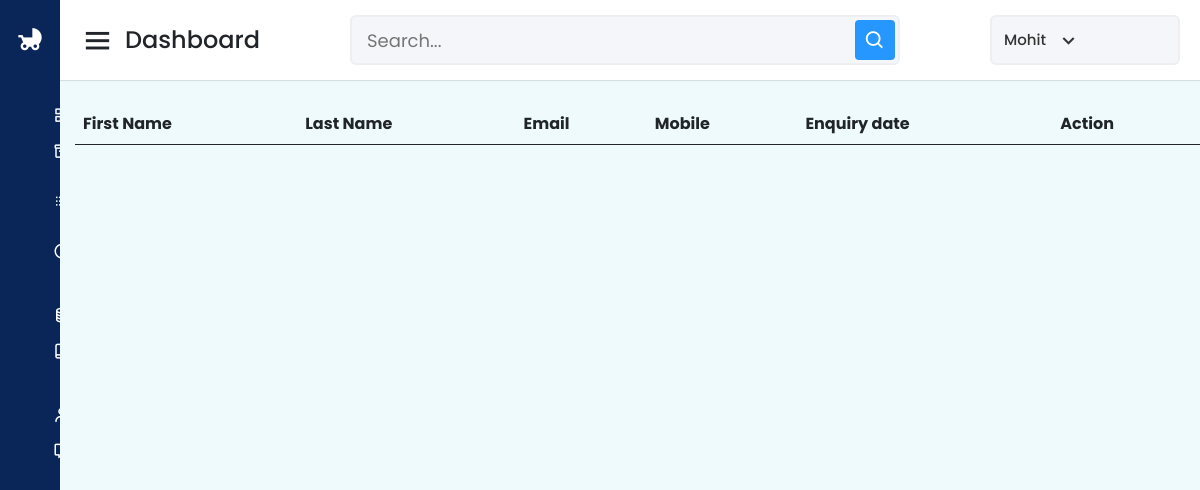
The app's page /dashboard/enquiry/is_read (signed in), older data.
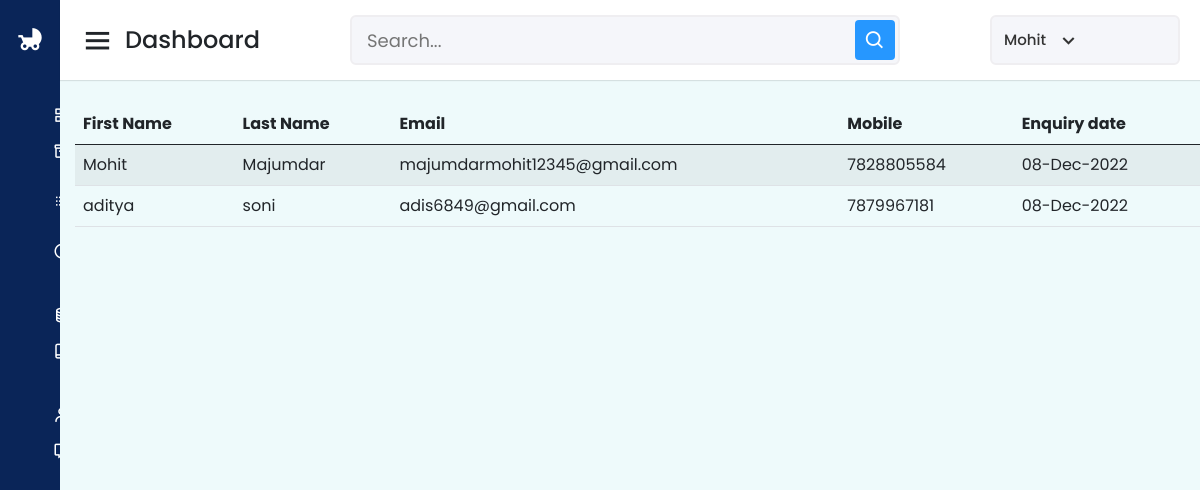
The same page, newer data.
### App/models.py (models this page shows, shortened)
class Contact(models.Model):
    first_name = models.CharField(max_length=100, null=True)
    last_name = models.CharField(max_length=100, null=True)
    email = models.EmailField(null=True)
    mobile = models.IntegerField(null=True)
    massege = models.TextField(null=True)
    enquiryDate = models.DateField(auto_now_add=True)
    isRead = models.BooleanField(default=False)

### App/views.py (the view)
# urls.py: path("dashboard/enquiry/<str:request_type>",enqury_deatils,name="enquiry"),
def enqury_deatils(request,request_type):
    enquiry = ""
    if request_type == "is_read":
        enquiry = Contact.objects.filter(isRead=True)
    else:
        enquiry = Contact.objects.filter(isRead=False)
    d= {"enquiry":enquiry}
    return render(request,"enqiry.html",d)

### App/templates/enqiry.html (shortened to what this page needs)
{% extends 'dashbase.html' %}{% block body %}
<table id="example" class="table table-striped" style="width: 100%">
  <thead>
    <tr>
      <th>First Name</th>
      <th>Last Name</th>
      <th>Email</th>
      <th>Mobile</th>
      <th>Enquiry date</th>
      {% if not enquiry.first.isRead %}
        <th>Action</th>
      {% endif %}
    </tr>
  </thead>
  <tbody>
    {% for e in enquiry %}
    <tr>
      <td>{{ e.first_name }}</td>
      <td>{{ e.last_name }}</td>
      <td>{{ e.email }}</td>
      <td>{{ e.mobile }}</td>
      <td>{{ e.enquiryDate| date:"d-M-Y" }}</td>
    </tr>
    {% endfor %}
  </tbody>
</table>
{% endblock %}

Row changes from the older to the newer data that the page shows:
added Contact: first_name "Mohit", last_name "Majumdar", email "majumdarmohit12345@gmail.com", mobile "7828805584", enquiryDate "08-Dec-2022"
added Contact: first_name "aditya", last_name "soni", email "adis6849@gmail.com", mobile "7879967181", enquiryDate "08-Dec-2022"
Text that changed along with them:
text no longer shown: "Action"
